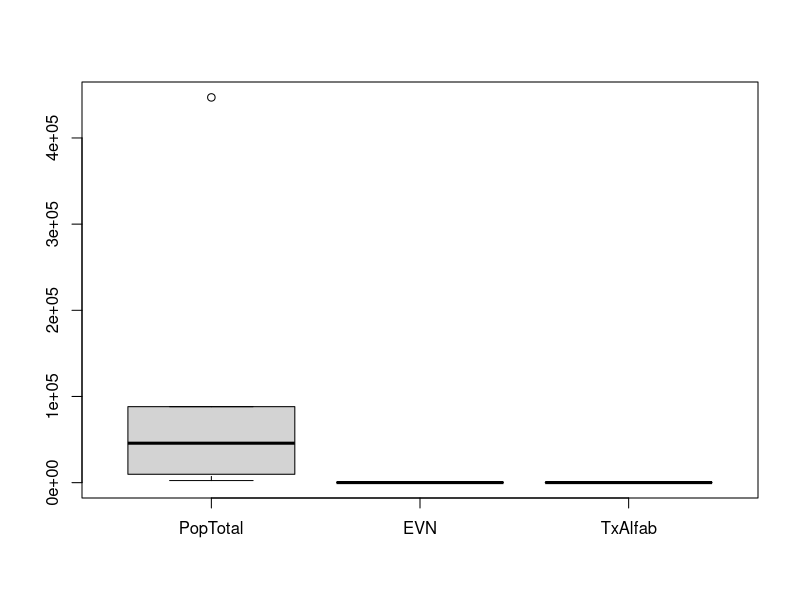
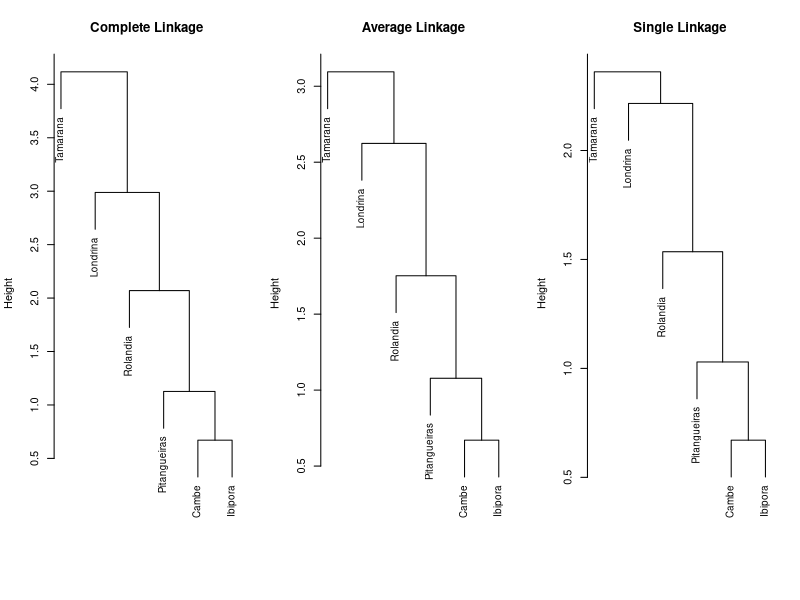
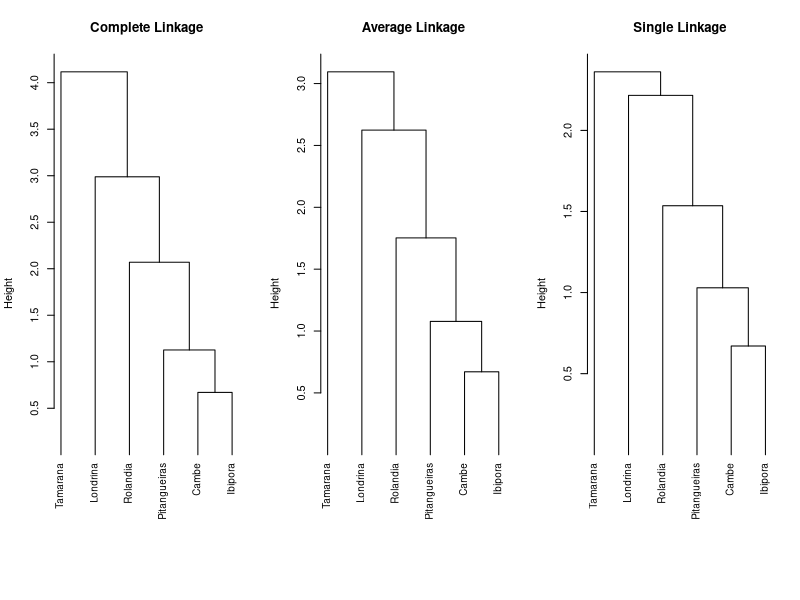
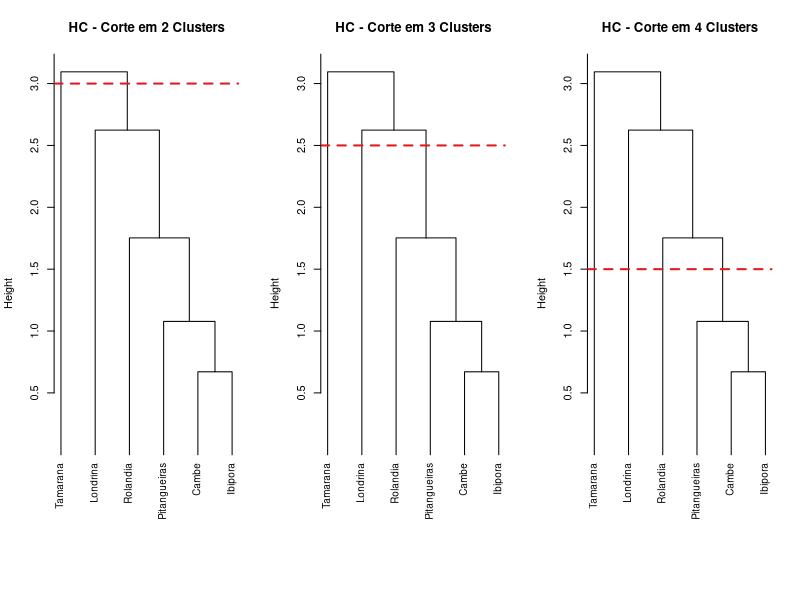

These charts were generated, in order, by the following R code:
raw_data_alt <- data.frame(Municipio=c("Cambe","Ibipora","Londrina",
                                       "Pitangueiras","Rolandia","Tamarana"),
                           PopTotal=c(88186,42153,447065,2418,49410,9713),
                           EVN=c(72.87,74.43,71.37,72.25,68.4,66.57),
                           TxAlfab=c(90.55,88.8,92.93,84.97,90.48,77.26),
                           row.names = 1)
raw_data_alt
boxplot(raw_data_alt)

# Padronizando os dados
data_scaled <- scale(raw_data_alt)

# Calculando a matriz de distâncias, fazendo HC 
dist(data_scaled)

mun.hc.complete <- hclust(dist(data_scaled), method="complete")
mun.hc.average <- hclust(dist(data_scaled), method="average")
mun.hc.single <- hclust(dist(data_scaled), method="single")

par(mfrow=c(1,3))
plot(mun.hc.complete, main="Complete Linkage", xlab="", sub="",
     cex=.9)
plot(mun.hc.average, main="Average Linkage", xlab="", sub="",
     cex=.9)
plot(mun.hc.single, main="Single Linkage", xlab="", sub="",
     cex=.9)

plot(mun.hc.complete, main="Complete Linkage", xlab="", sub="",
     cex=.9, hang = -1)
plot(mun.hc.average, main="Average Linkage", xlab="", sub="",
     cex=.9, hang = -1)
plot(mun.hc.single, main="Single Linkage", xlab="", sub="",
     cex=.9, hang = -1)

par(mfrow=c(1,3))
plot(mun.hc.average, main="HC - Corte em 2 Clusters", xlab="", sub="",
     cex=.9, hang=-1)
abline(h=3, lty=2, lwd=2, col = "#E31A1C")
plot(mun.hc.average, main="HC - Corte em 3 Clusters", xlab="", sub="",
     cex=.9, hang=-1)
abline(h=2.5, lty=2, lwd=2, col = "#E31A1C")
plot(mun.hc.average, main="HC - Corte em 4 Clusters", xlab="", sub="",
     cex=.9, hang=-1)
abline(h=1.5, lty=2, lwd=2, col = "#E31A1C")